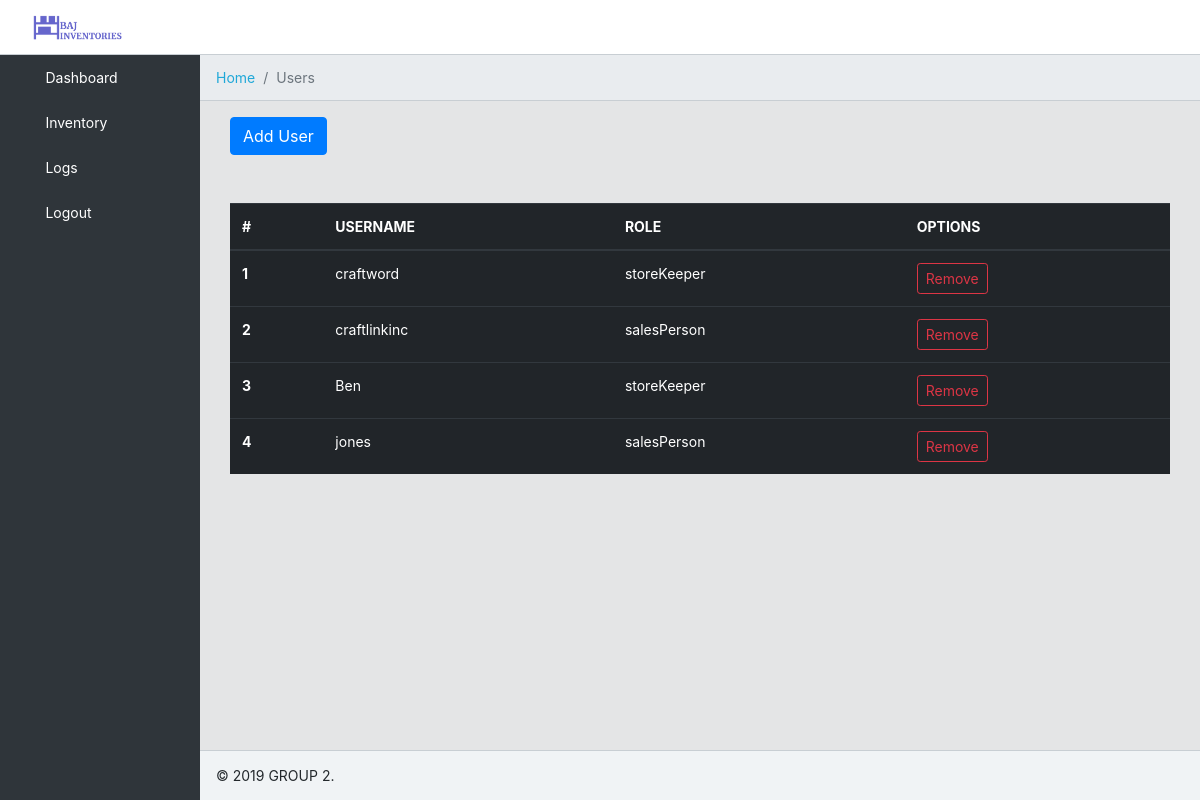
The page /users (signed in) on the database as committed earlier.
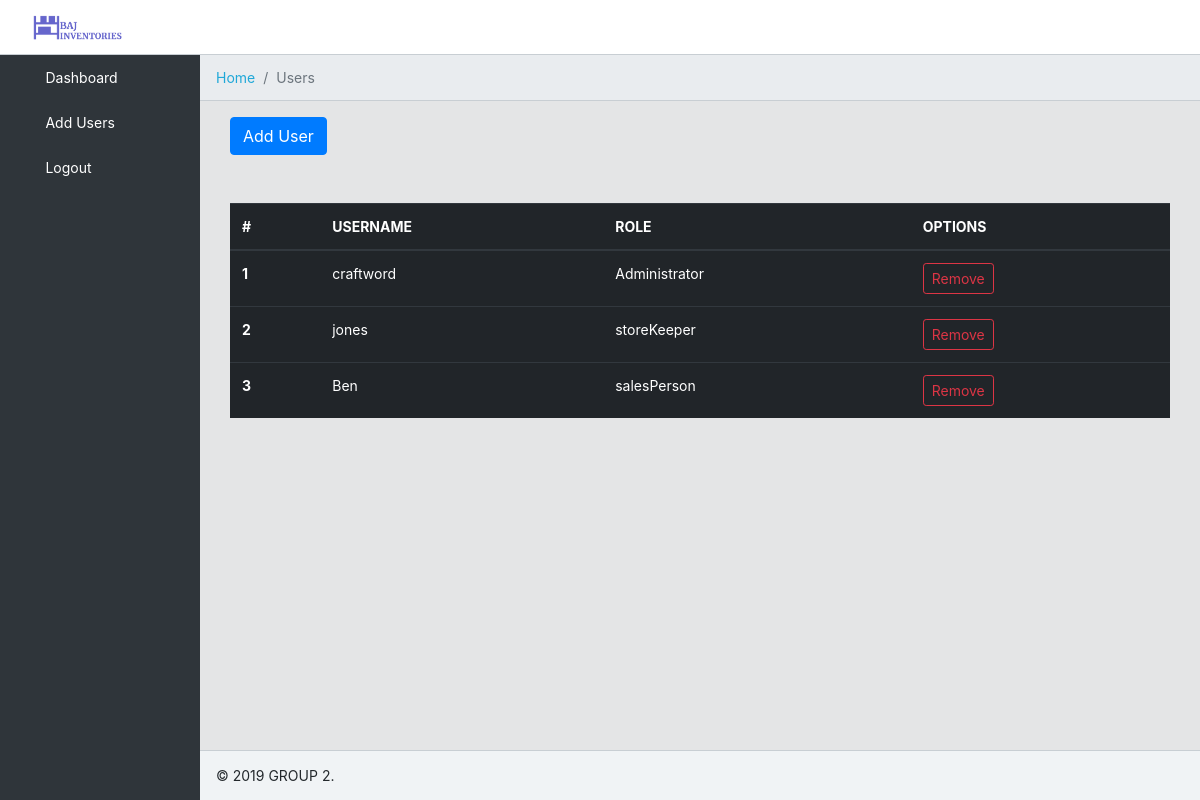
The same page on the database as committed later.
### tables this page shows
CREATE TABLE "users" (
	"id"	INTEGER NOT NULL PRIMARY KEY AUTOINCREMENT UNIQUE,
	"username"	TEXT NOT NULL UNIQUE,
	"hash"	TEXT NOT NULL,
	"role"	TEXT NOT NULL
);

### application.py (the view, shortened to what this page needs)
@app.route("/users", methods=["GET", "POST"])
@login_required
def users():
    if request.method == "GET":
        userData = db.execute("SELECT id, username, role FROM users")
        return render_template("users.html", userData=userData)

### application.py (called while the page is built)
@app.after_request
def after_request(response):
    response.headers["Cache-Control"] = "no-cache, no-store, must-revalidate"
    response.headers["Expires"] = 0
    response.headers["Pragma"] = "no-cache"
    return response

### helper.py (called while the page is built)
def login_required(f):
    @wraps(f)
    def decorated_function(*args, **kwargs):
        if session.get("user_id") is None:
            return redirect("/")
        return f(*args, **kwargs)
    return decorated_function

### templates/users.html (shortened to what this page needs)
{% extends "layout.html" %}
{% block breadcrumb %}
<li class="breadcrumb-item">
    <a href="/">Home</a>
  </li>
  <li class="breadcrumb-item active">Users</li>
{% endblock %}
{% block main %}
<button type="button" class="btn btn-primary" data-toggle="modal" data-target="#exampleModalCenter">
  Add User
</button>
<div class="mt-5">
    <table class="table table-hover table-dark">
        <thead>
          <tr>
            <th scope="col">#</th>
            <th scope="col">USERNAME</th>
            <th scope="col">ROLE</th>
            <th scope="col">OPTIONS</th>
          </tr>
        </thead>
        <tbody>
          {% for data in userData %}
          <tr>
            <th scope="data">{{(userData.index(data) + 1)}}</th>
            <td>{{data.username}}</td>
            <td>{{data.role}}</td>
            <td><a href="#" class="btn btn-outline-danger btn-sm remove_user" name="{{ data.id }}">Remove</a></td>
          </tr>
          {% endfor %}
        </tbody>
      </table>
</div>
{% endblock %}

### templates/layout.html (shortened to what this page needs)
<!DOCTYPE html>
<html lang="en">
  <head>
    <link href="https://stackpath.bootstrapcdn.com/bootstrap/4.1.3/css/bootstrap.min.css" rel="stylesheet">
    <link href="https://cdnjs.cloudflare.com/ajax/libs/flag-icon-css/3.3.0/css/flag-icon.css" rel="stylesheet">
    <link href="https://stackpath.bootstrapcdn.com/font-awesome/4.7.0/css/font-awesome.min.css" rel="stylesheet">
    <link href="https://cdnjs.cloudflare.com/ajax/libs/simple-line-icons/2.4.1/css/simple-line-icons.css" rel="stylesheet">
    <link href="../static/style.css" rel="stylesheet">
  </head>
  <body class="app header-fixed sidebar-fixed aside-menu-fixed sidebar-lg-show">
    <header class="app-header navbar">
      <a class="navbar-brand" href="/">
        <img class="navbar-brand-full" src="/static/bajinventories.png" width="89" height="25" alt="Baj Inventory">
      </a>
    </header>
    <div class="app-body">
      <div class="sidebar">
        <nav class="sidebar-nav">
          <ul class="nav">
            <li class="nav-item">
              <a class="nav-link" href="index">
                 Dashboard
               </a>
            </li>
            {% if session['role'] == 'Administrator' %}
            <li class="nav-item">
              <a class="nav-link" href="users">
                 Add Users
               </a>
            </li>
            {% endif %}
            {% if session['role'] != 'Administrator' %}
            <li class="nav-item">
              <a class="nav-link" href="inventory">
                 Inventory
               </a>
            </li>
            {% endif %}
            {% if session['role'] == 'storeKeeper' %}
            <li class="nav-item">
                <a class="nav-link" href="history">
                   Logs
                 </a>
             </li>
             {% endif %}
             <li class="nav-item">
              <a class="nav-link" href="logout">
                 Logout
               </a>
           </li>
          </ul>
        </nav>
      </div>
      <main class="main">
        <ol class="breadcrumb">
          {% block breadcrumb %}{% endblock %}
        </ol>
        <div class="container-fluid">
          <div class="animated fadeIn">
            {% block main %}{% endblock %}
          </div>
        </div>
      </main>
    </div>
    <footer class="app-footer">
      <div>
        <span>&copy; 2019 GROUP 2.</span>
      </div>
    </footer>
  </body>
</html>

Rows that differ between the two databases and show on the page:
removed users: (userData.index(data)+1) "2", username "craftlinkinc", role "salesPerson"
removed users: (userData.index(data)+1) "3", username "Ben", role "storeKeeper"
removed users: (userData.index(data)+1) "4", username "jones", role "salesPerson"
changed users "craftword": role "storeKeeper" → "Administrator"
added users: value "2", username "jones", role "storeKeeper"
added users: value "3", username "Ben", role "salesPerson"
Other text that changed with them:
text no longer shown: "Inventory Logs"
text now shown: "Add Users"
